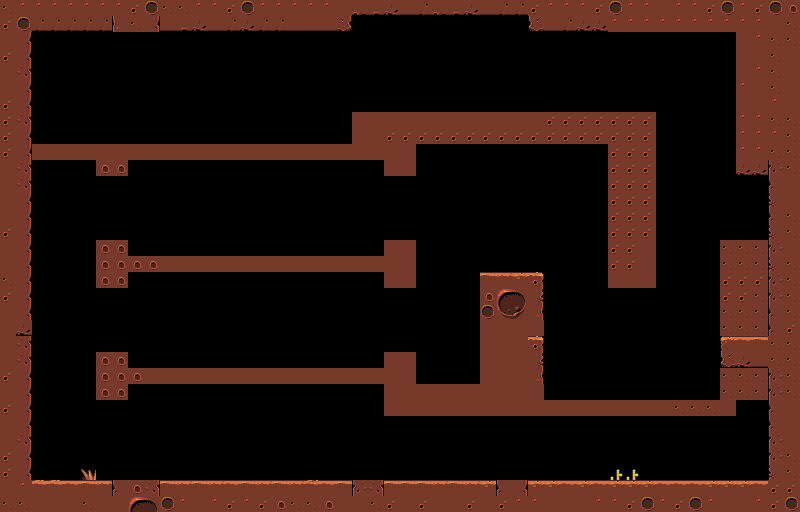

Tiled map render using the project's own tile images. Description and the map definition, with tile-layer contents summarised, below:
An orthogonal 50x32 tile map with 16x16 px tiles, 1 tile layer (Tile Layer 1), 4 tilesets and 14 objects (8x spikes, 3x spikes_down, 2x droid, enemy).

<map version="1.0" orientation="orthogonal" renderorder="right-down" width="50" height="32" tilewidth="16" tileheight="16" nextobjectid="42">
 <tileset firstgid="1" name="tiles-1" tilewidth="16" tileheight="16" tilecount="68" columns="17">
  <image source="../images/tiles-1.png" width="272" height="64" />
 </tileset>
 <tileset firstgid="69" name="potion" tilewidth="16" tileheight="16" tilecount="1" columns="1">
  <image source="../images/potion.png" width="16" height="16" />
 </tileset>
 <tileset firstgid="70" name="spikes" tilewidth="61" tileheight="28" tilecount="1" columns="1">
  <image source="../images/spikes.png" width="61" height="28" />
 </tileset>
 <tileset firstgid="71" name="spikes_down" tilewidth="61" tileheight="28" tilecount="1" columns="1">
  <image source="../images/spikes_down.png" width="61" height="28" />
 </tileset>
 <objectgroup name="spikesLayer">
  <object id="27" type="spikes" gid="70" x="231" y="144" width="61" height="28">
   <properties>
    <property name="h" type="int" value="28" />
    <property name="w" type="int" value="61" />
   </properties>
  </object>
  <object id="28" type="spikes" gid="70" x="171" y="144" width="61" height="28">
   <properties>
    <property name="h" type="int" value="28" />
    <property name="w" type="int" value="61" />
   </properties>
  </object>
  <object id="29" type="spikes" gid="70" x="291" y="144" width="61" height="28">
   <properties>
    <property name="h" type="int" value="28" />
    <property name="w" type="int" value="61" />
   </properties>
  </object>
  <object id="30" type="spikes_down" gid="71" x="348" y="43" width="61" height="28">
   <properties>
    <property name="h" type="int" value="28" />
    <property name="w" type="int" value="61" />
   </properties>
  </object>
  <object id="31" type="spikes_down" gid="71" x="408.5" y="43" width="61" height="28">
   <properties>
    <property name="h" type="int" value="28" />
    <property name="w" type="int" value="61" />
   </properties>
  </object>
  <object id="32" type="spikes_down" gid="71" x="470.5" y="43" width="61" height="28">
   <properties>
    <property name="h" type="int" value="28" />
    <property name="w" type="int" value="61" />
   </properties>
  </object>
  <object id="33" type="spikes" gid="70" x="660.5" y="401" width="61" height="28">
   <properties>
    <property name="h" type="int" value="28" />
    <property name="w" type="int" value="61" />
   </properties>
  </object>
  <object id="34" type="spikes" gid="70" x="600.5" y="400" width="61" height="28">
   <properties>
    <property name="h" type="int" value="28" />
    <property name="w" type="int" value="61" />
   </properties>
  </object>
  <object id="35" type="spikes" gid="70" x="540.5" y="401" width="61" height="28">
   <properties>
    <property name="h" type="int" value="28" />
    <property name="w" type="int" value="61" />
   </properties>
  </object>
  <object id="36" type="spikes" gid="70" x="196.5" y="481" width="61" height="28">
   <properties>
    <property name="h" type="int" value="28" />
    <property name="w" type="int" value="61" />
   </properties>
  </object>
  <object id="37" type="spikes" gid="70" x="255.5" y="481" width="61" height="28">
   <properties>
    <property name="h" type="int" value="28" />
    <property name="w" type="int" value="61" />
   </properties>
  </object>
 </objectgroup>
 <layer name="Tile Layer 1" width="50" height="32">
  <data>[1600 cells, 559 non-empty, 35 distinct tile ids]</data>
 </layer>
 <objectgroup name="potionLayer" />
 <objectgroup name="enemyLayer" offsetx="-2" offsety="-1">
  <object id="39" type="enemy" x="356" y="163" width="12" height="14">
   <properties>
    <property name="colEnv" type="bool" value="true" />
    <property name="damage" type="int" value="2" />
    <property name="gravity" type="bool" value="true" />
    <property name="h" type="int" value="64" />
    <property name="health" type="int" value="3" />
    <property name="speed" type="int" value="25" />
    <property name="w" type="int" value="32" />
   </properties>
  </object>
  <object id="40" type="droid" x="291" y="277" width="12" height="14">
   <properties>
    <property name="colEnv" type="bool" value="true" />
    <property name="damage" type="int" value="1" />
    <property name="gravity" type="bool" value="true" />
    <property name="h" type="int" value="32" />
    <property name="health" type="int" value="2" />
    <property name="speed" type="int" value="50" />
    <property name="w" type="int" value="32" />
   </properties>
  </object>
  <object id="41" type="droid" x="683" y="435" width="16" height="16">
   <properties>
    <property name="colEnv" type="bool" value="true" />
    <property name="damage" type="int" value="1" />
    <property name="gravity" type="bool" value="true" />
    <property name="h" type="int" value="32" />
    <property name="health" type="int" value="1" />
    <property name="speed" type="int" value="50" />
    <property name="w" type="int" value="32" />
   </properties>
  </object>
 </objectgroup>
</map>
